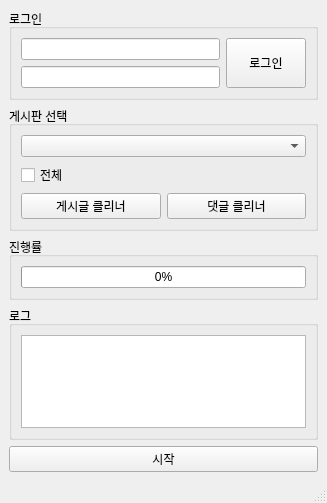
<?xml version="1.0" encoding="UTF-8"?>
<ui version="4.0">
 <class>MainWindow</class>
 <widget class="QMainWindow" name="MainWindow">
  <property name="geometry">
   <rect>
    <x>0</x>
    <y>0</y>
    <width>327</width>
    <height>503</height>
   </rect>
  </property>
  <property name="windowTitle">
   <string>퀘이사존 클리너</string>
  </property>
  <widget class="QWidget" name="centralwidget">
   <layout class="QVBoxLayout" name="verticalLayout">
    <item>
     <widget class="QGroupBox" name="group_box_login">
      <property name="sizePolicy">
       <sizepolicy hsizetype="Preferred" vsizetype="Preferred">
        <horstretch>0</horstretch>
        <verstretch>0</verstretch>
       </sizepolicy>
      </property>
      <property name="title">
       <string>로그인</string>
      </property>
      <layout class="QVBoxLayout" name="verticalLayout_3">
       <item>
        <layout class="QHBoxLayout" name="horizontalLayout">
         <property name="sizeConstraint">
          <enum>QLayout::SetDefaultConstraint</enum>
         </property>
         <property name="rightMargin">
          <number>0</number>
         </property>
         <item>
          <layout class="QVBoxLayout" name="verticalLayout_2">
           <property name="sizeConstraint">
            <enum>QLayout::SetDefaultConstraint</enum>
           </property>
           <property name="rightMargin">
            <number>0</number>
           </property>
           <item>
            <widget class="QLineEdit" name="input_id"/>
           </item>
           <item>
            <widget class="QLineEdit" name="input_pw">
             <property name="inputMask">
              <string/>
             </property>
             <property name="echoMode">
              <enum>QLineEdit::Password</enum>
             </property>
            </widget>
           </item>
          </layout>
         </item>
         <item>
          <widget class="QPushButton" name="btn_login">
           <property name="sizePolicy">
            <sizepolicy hsizetype="Fixed" vsizetype="Minimum">
             <horstretch>0</horstretch>
             <verstretch>0</verstretch>
            </sizepolicy>
           </property>
           <property name="text">
            <string>로그인</string>
           </property>
          </widget>
         </item>
        </layout>
       </item>
      </layout>
     </widget>
    </item>
    <item>
     <widget class="QGroupBox" name="group_box_gall">
      <property name="title">
       <string>게시판 선택</string>
      </property>
      <layout class="QVBoxLayout" name="verticalLayout_4">
       <item>
        <widget class="QComboBox" name="combo_box_gall"/>
       </item>
       <item>
        <widget class="QCheckBox" name="checkbox_gall_all">
         <property name="text">
          <string>전체</string>
         </property>
        </widget>
       </item>
       <item>
        <layout class="QHBoxLayout" name="horizontalLayout_2">
         <property name="topMargin">
          <number>0</number>
         </property>
         <item>
          <widget class="QPushButton" name="btn_get_posting">
           <property name="text">
            <string>게시글 클리너</string>
           </property>
          </widget>
         </item>
         <item>
          <widget class="QPushButton" name="btn_get_comment">
           <property name="text">
            <string>댓글 클리너</string>
           </property>
          </widget>
         </item>
        </layout>
       </item>
      </layout>
     </widget>
    </item>
    <item>
     <widget class="QGroupBox" name="group_box_progress">
      <property name="title">
       <string>진행률</string>
      </property>
      <layout class="QVBoxLayout" name="verticalLayout_5">
       <item>
        <widget class="QProgressBar" name="progress_bar">
         <property name="value">
          <number>0</number>
         </property>
        </widget>
       </item>
      </layout>
     </widget>
    </item>
    <item>
     <widget class="QGroupBox" name="group_box_log">
      <property name="title">
       <string>로그</string>
      </property>
      <layout class="QVBoxLayout" name="verticalLayout_6">
       <item>
        <widget class="QTextBrowser" name="box_log"/>
       </item>
      </layout>
     </widget>
    </item>
    <item>
     <widget class="QPushButton" name="btn_start">
      <property name="text">
       <string>시작</string>
      </property>
     </widget>
    </item>
   </layout>
  </widget>
  <widget class="QStatusBar" name="status_bar"/>
 </widget>
 <resources/>
 <connections/>
</ui>
